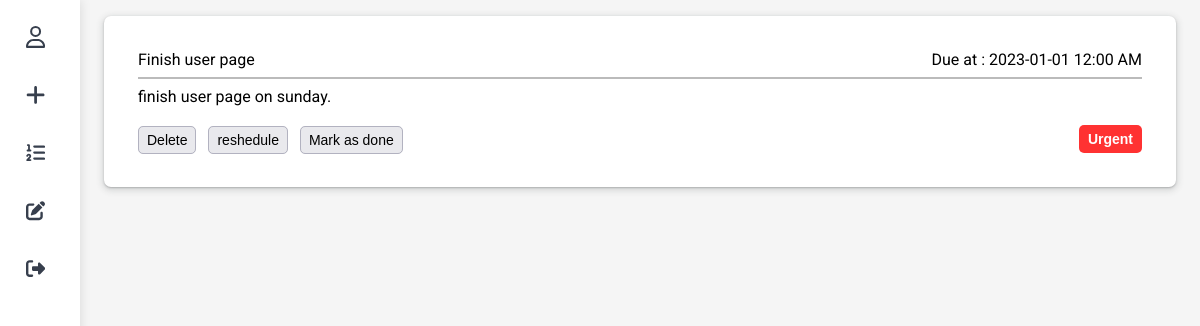
Before: /listtask (signed in) with the older database file.
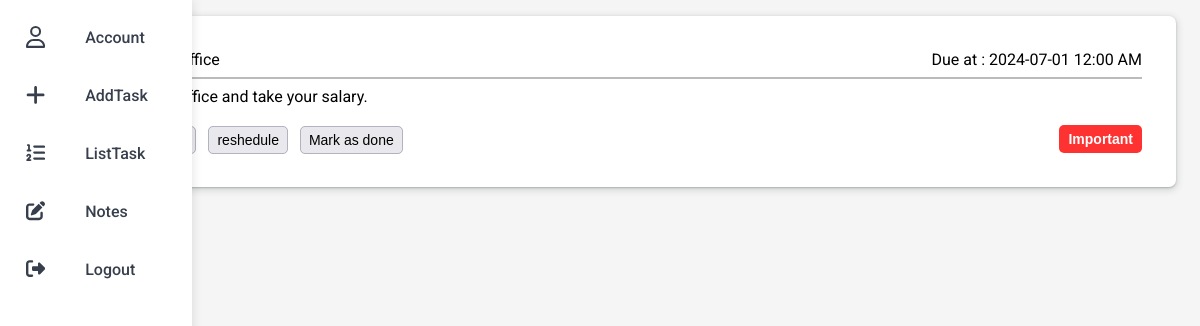
After: the same page with the newer database file.
### DreamCatcher/models.py (models this page shows, shortened)
class Task(models.Model):
    user = models.ForeignKey(User, related_name="user_tasks",on_delete=models.CASCADE)
    name = models.CharField(max_length=100)
    description = models.CharField(max_length=800)
    datetime = models.DateTimeField()
    label = models.CharField(max_length=25)
    complete = models.BooleanField(default=False)
    def getTime(self):
        return self.datetime.strftime("%Y-%m-%d %I:%M %p")

### DreamCatcher/views.py (the view)
# urls.py: path("listtask",views.listtask, name="listtask"),
@login_required
def listtask(request):
    tasks = Task.objects.filter(complete=False)
    return render(request, "DreamCatcher/listtask.html", {
        "tasks": tasks
    })

### DreamCatcher/templates/DreamCatcher/listtask.html (shortened to what this page needs)
{% extends "DreamCatcher/layout0.html" %}
{% load static %}
{% block stylesheet %}
    <link href="{% static 'DreamCatcher/listtask.css' %}" rel="stylesheet">
{% endblock %}
{% block main %}
        {% for task in tasks %}
        <div class="list-task-con">
            <div class="task-one-row">
                <p>{{ task.name }}</p>
                <p>Due at : {{ task.getTime }}</p>
            </div>
            <hr style="border:1px solid #bbbbbb;">
            {{ task.description }}
            <br>
            <br>
            <div class="task-last-row">
                <div class="task-button-row">
                    <a href="{% url 'delete' task_id=task.id %}">Delete</a>
                    <a>reshedule</a>
                    <a href="{% url 'markasdone' task_id=task.id %}">Mark as done</a>
                </div>
                <div class="task-last-row-last-item">
                    {{ task.label }}
                </div>
            </div>
        </div>
        {% empty %}
            <h3 style="margin: 2rem;font-weight: 400;">
                Not any task added yet
            </h3>
        {% endfor %}
{% endblock %}

### DreamCatcher/templates/DreamCatcher/layout0.html (shortened to what this page needs)
{% load static %}
<!DOCTYPE html>
<html lang="en">
    <head>
        <link href="{% static 'DreamCatcher/main.css' %}" rel="stylesheet">
        {% block stylesheet %}{% endblock %}
    </head>
    <body>
        <nav class="navbar">
            <ul class="navbar-nav">
                <li class="nav-item">
                    <a class="nav-link" href="#" style="text-decoration: none;">
                    </a>
                </li>
                <li class="nav-item">
                    <a class="nav-link" href="{% url "addtask" %}" style="text-decoration: none;">
                    </a>
                </li>
                <li class="nav-item">
                    <a class="nav-link" href="{% url "listtask" %}" style="text-decoration: none;">
                    </a>
                </li>
                <li class="nav-item">
                    <a class="nav-link" href="{% url 'notes' %}" style="text-decoration: none;">
                    </a>
                </li>
                <li class="nav-item">
                    <a class="nav-link" href="{% url 'logout' %}" style="text-decoration: none;">
                    </a>
                </li>
            </ul>
        </nav>
        <main class="container">
          {% block main %}
          {% endblock %}
        </main>
    </body>
</html>

### DreamCatcher/static/DreamCatcher/main.css (style rules this page uses)
:root { font-size: 16px; font-family: 'Roboto', sans-serif; --primary-color: white; --bg-color: #f5f5f5; }
body { height: 100vh; height: 100svh; margin: 0; padding: 0; }
main { margin-left: 5rem; padding: 1rem; }
.navbar { width: 5rem; height: 100vh; position: fixed; background-color: var(--primary-color); transition: width 200ms ease; box-shadow: 1px 0px 10px rgb(0, 0, 0, 0.1); }
.navbar-nav { list-style: none; padding: 0px; padding-top: 0.5rem; margin: 0; display: flex; flex-direction: column; align-items: center; }
.nav-item { width: 100%; border: 1px solid transparent; box-sizing: border-box; }
.nav-item:last-child { margin-top : auto; }
.nav-link { padding: 0; margin: 0; box-sizing:border-box; display: flex; align-items: center; height: 3.5rem; color: #373f4d; text-decoration: none; border: 1px solid transparent; transition: background-color 0.1s ease-out; }
.nav-link svg { fill: #373f4d; width: 1.2rem; min-width: 1.2rem; margin: 0 1.5rem; }
main { padding: 0px; margin: 0px; min-height: 100vh; margin-left: 5rem; }

### DreamCatcher/static/DreamCatcher/listtask.css (style rules this page uses)
:root { --primary-color: white; --bg-color: #f5f5f5; }
main { background-color: var(--bg-color); padding-top: 1rem; padding-bottom: 1rem; }
.list-task-con { padding: 2rem; margin-left: 1.5rem; margin-right: 1.5rem; margin-bottom: 1.5rem; border: 2px solid transparent; border-radius: 7px; box-shadow: rgba(60, 64, 67, 0.3) 0px 1px 2px 0px, rgba(60, 64, 67, 0.15) 0px 2px 6px 2px; background-color: var(--primary-color); transition: 0.3s ease-out; }
.task-one-row { padding: 0rem 0rem; margin: 0; display:flex; justify-content: space-between; }
.task-one-row p { padding: 0; margin: 0; }
.task-last-row { display: flex; justify-content: space-between; align-items: center; }
.task-button-row a { text-decoration: none; cursor: default; color: black; font-family:Arial, Helvetica, sans-serif; font-size: 14px; padding: 5px 8px; margin-right: 0.5rem; background-color: #e9e9ed; border: 1px solid #b2b2c0; border-radius: 5px; }
.task-last-row-last-item { background-color: #ff3232; color: white; font-weight: 600; padding: 5px 8px; border: 1px solid transparent; border-radius: 5px; font-family:Arial, Helvetica, sans-serif; font-size: 14px; }
a:link { text-decoration: none; }

Changed rows visible on the page:
no longer on this page (row edited): Task: name "Finish user page", getTime "2023-01-01 12:00 AM", description "finish user page on sunday.", label "Urgent"
added Task: name "Go to office", getTime "2024-07-01 12:00 AM", description "go to office and take your salary.", label "Important"
